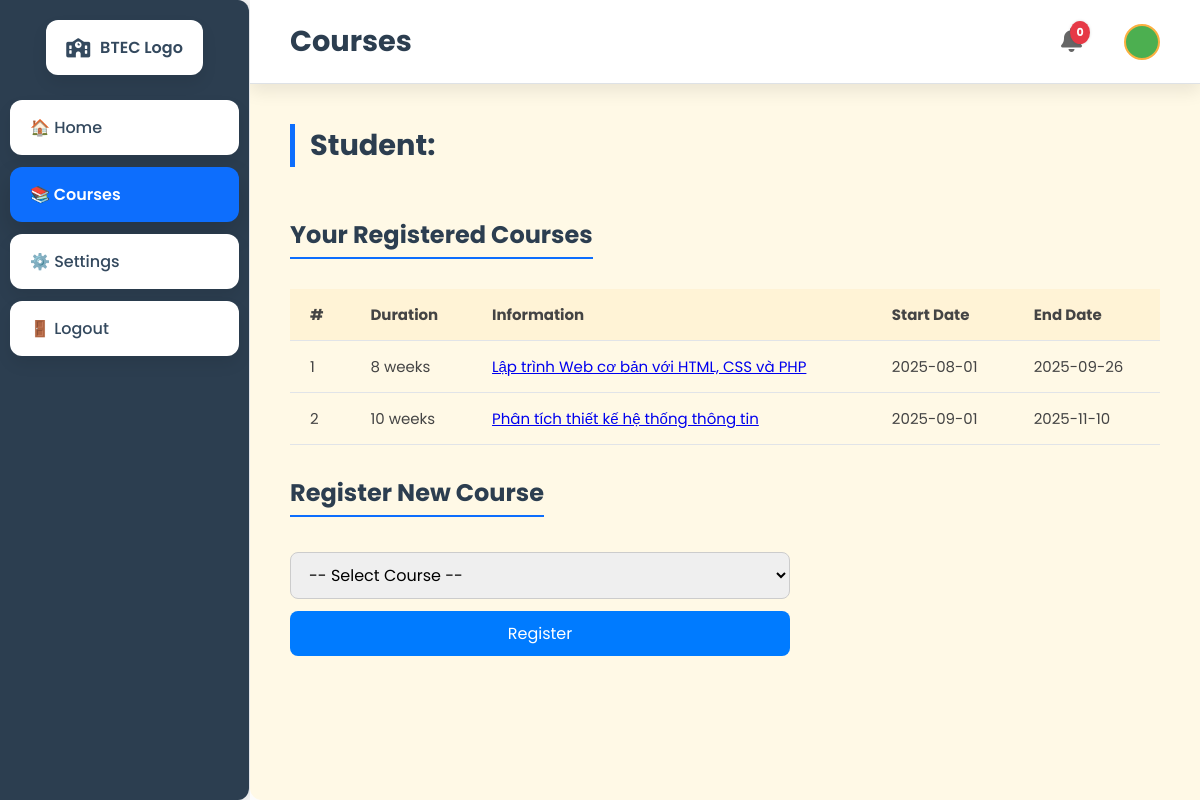
/main/courses.php (signed in), run on the app's committed database.
### tables this page shows
CREATE TABLE `course` (
  `course_id` int(11) NOT NULL,
  `course_duration` varchar(50) DEFAULT NULL,
  `course_information` text DEFAULT NULL,
  `start_date` date DEFAULT NULL,
  `end_date` date DEFAULT NULL,
  `teacher_id` int(11) DEFAULT NULL,
  `description` text DEFAULT NULL
);

### main/courses.php (the view, shortened to what this page needs)
<?php
include '../register/db_connect.php';
$userEmail = $_SESSION['email'];
$userRole = $_SESSION['role'];
$page = 'courses';
?>
<!DOCTYPE html>
<html lang="vi">
<head>
    <link rel="stylesheet" href="https://cdnjs.cloudflare.com/ajax/libs/font-awesome/6.4.0/css/all.min.css">
    <link rel="stylesheet" href="style.css">
    <link rel="stylesheet" href="stylee.css">
</head>
<body>
<div class="container">
    <div class="sidebar">
        <div class="sidebar-logo">
            <i class="fas fa-school"></i>
            <span>BTEC Logo</span>
        </div>
        <a href="main.php?page=home" class="<?= ($page === 'home') ? 'active' : '' ?>">🏠 Home</a>
        <a href="courses.php" class="<?= ($page === 'courses') ? 'active' : '' ?>">📚 Courses</a>
        <a href="settings.php" class="<?= ($page === 'settings') ? 'active' : '' ?>">⚙️ Settings</a>
        <a href="logout.php" class="<?= ($page === 'logout') ? 'active' : '' ?>">🚪 Logout</a>
    </div>
    <div class="main-wrapper">
        <div class="inner-topbar">
            <div class="page-title"> Courses </div>
            <div class="right-icons">
                <div class="icon">
                    <div class="notification-count">0</div>
                </div>
                <div class="avatar"></div>
            </div>
        </div>
        <div class="main-content">
            <?php if ($userRole === 'teacher'): ?>
                <?php
                $query = "SELECT teacher_id, full_name FROM teacher WHERE email = ?";
                $stmt = $conn->prepare($query);
                $stmt->bind_param("s", $userEmail);
                $stmt->execute();
                $result = $stmt->get_result();
                $teacher = $result->fetch_assoc();
                $teacherId = $teacher['teacher_id'];
                $teacherName = $teacher['full_name'];
                $courseQuery = "SELECT * FROM course WHERE teacher_id = $teacherId";
                $courseResult = $conn->query($courseQuery);
                ?>
                <h2>Teacher: <?= htmlspecialchars($teacherName) ?></h2>
                <?php if ($courseResult->num_rows > 0): ?>
                    <table class="course-table">
                        <tr>
                            <th>#</th>
                            <th>Duration</th>
                            <th>Information</th>
                            <th>Start Date</th>
                            <th>End Date</th>
                        </tr>
                        <?php $index = 1; while ($row = $courseResult->fetch_assoc()): ?>
                            <tr>
                                <td><?= $index++ ?></td>
                                <td><?= htmlspecialchars($row['course_duration']) ?></td>
                                <td>
                                    <a href="class.php?course_id=<?= $row['course_id'] ?>">
                                        <?= htmlspecialchars($row['course_information']) ?>
                                    </a>
                                </td>
                                <td><?= htmlspecialchars($row['start_date']) ?></td>
                                <td><?= htmlspecialchars($row['end_date']) ?></td>
                            </tr>
                        <?php endwhile; ?>
                    </table>
                <?php else: ?>
                    <p>You are not in charge of any courses.</p>
                <?php endif; ?>
            <?php elseif ($userRole === 'student'): ?>
                <?php
                $query = "SELECT student_id, full_name FROM student WHERE email = ?";
                $stmt = $conn->prepare($query);
                $stmt->bind_param("s", $userEmail);
                $stmt->execute();
                $result = $stmt->get_result();
                $student = $result->fetch_assoc();
                $studentId = $student['student_id'];
                $studentName = $student['full_name'];
                $courseQuery = "
                    SELECT c.* FROM course c
                    JOIN registration r ON c.course_id = r.course_id
                    WHERE r.student_id = $studentId
                ";
                $courseResult = $conn->query($courseQuery);
                ?>
                <h2>Student: <?= htmlspecialchars($studentName) ?></h2>
                <h3>Your Registered Courses</h3>
                <?php if ($courseResult->num_rows > 0): ?>
                    <table class="course-table">
                        <tr>
                            <th>#</th>
                            <th>Duration</th>
                            <th>Information</th>
                            <th>Start Date</th>
                            <th>End Date</th>
                        </tr>
                        <?php $index = 1; while ($row = $courseResult->fetch_assoc()): ?>
                            <tr>
                                <td><?= $index++ ?></td>
                                <td><?= htmlspecialchars($row['course_duration']) ?></td>
                                <td>
                                    <a href="class.php?course_id=<?= $row['course_id'] ?>">
                                        <?= htmlspecialchars($row['course_information']) ?>
                                    </a>
                                </td>
                                <td><?= htmlspecialchars($row['start_date']) ?></td>
                                <td><?= htmlspecialchars($row['end_date']) ?></td>
                            </tr>
                        <?php endwhile; ?>
                    </table>
                <?php else: ?>
                    <p>You have not registered for any courses yet.</p>
                <?php endif; ?>
                <h3>Register New Course</h3>
                <form method="post" id="registerForm">
                    <select name="register_course_id" id="register_course_id" required onchange="showCourseInfo()">
                        <option value="">-- Select Course --</option>
                    </select>
                    <button type="submit">Register</button>
                </form>
            <?php else: ?>
                <p>Access denied.</p>
            <?php endif; ?>
        </div>
    </div>
</div>
</body>
</html>

### main/style.css (style rules this page uses)
* { box-sizing: border-box; }
body { margin: 0; font-family: 'Segoe UI', Tahoma, Geneva, Verdana, sans-serif; background-color: #f5f7fa; color: #333; height: 100vh; display: flex; flex-direction: column; }
.container { display: flex; height: 100vh; overflow: hidden; }
.sidebar { width: 280px; background-color: #ffffff; padding: 30px 20px; border-right: 1px solid #e1e4e8; display: flex; flex-direction: column; align-items: center; overflow-y: auto; box-shadow: 2px 0 5px rgba(0,0,0,0.05); transition: width 0.3s ease; }
.sidebar a { display: block; padding: 14px 20px; margin: 10px 0; width: 100%; font-size: 16px; color: #444; text-decoration: none; background-color: #f9f9f9; text-align: center; border-radius: 8px; box-shadow: inset 0 0 5px rgba(0,0,0,0.03); transition: background-color 0.3s, box-shadow 0.3s; }
.sidebar a:hover, .sidebar a.active { background-color: #fbb040; color: white; box-shadow: 0 2px 8px rgba(251,176,64,0.5); }
.main-wrapper { flex: 1; display: flex; flex-direction: column; background-color: #fcfcfc; overflow: hidden; }
.inner-topbar { display: flex; justify-content: space-between; align-items: center; padding: 14px 40px; background-color: #ffffff; border-bottom: 1px solid #e1e4e8; box-shadow: 0 1px 4px rgba(0,0,0,0.05); font-size: 16px; font-weight: 600; color: #222; }
.inner-topbar .right-icons { display: flex; align-items: center; gap: 22px; }
.inner-topbar .right-icons .icon { position: relative; font-size: 20px; color: #666; cursor: pointer; transition: color 0.3s; }
.inner-topbar .right-icons .notification-count { position: absolute; top: -6px; right: -8px; background: #e63946; color: white; font-size: 11px; padding: 3px 6px; border-radius: 50%; font-weight: 700; box-shadow: 0 0 3px rgba(0,0,0,0.15); }
.inner-topbar .avatar { width: 36px; height: 36px; border-radius: 50%; background-image: url('https://www.w3schools.com/howto/img_avatar.png'); background-size: cover; background-position: center; margin-left: 20px; border: 2px solid #fbb040; cursor: pointer; transition: box-shadow 0.3s; }
.main-content { flex: 1; padding: 35px 50px; overflow-y: auto; background-color: #fff9e6; border-radius: 0 0 0 12px; }
.main-content h2 { margin-bottom: 25px; font-size: 28px; font-weight: 700; color: #222; }
table.course-table { width: 100%; border-collapse: collapse; margin-top: 15px; font-size: 15px; color: #444; }
table.course-table th, table.course-table td { padding: 14px 20px; border-bottom: 1px solid #e1e4e8; text-align: left; }
table.course-table th { background-color: #fff3d6; font-weight: 700; }
.right-icons { display: flex; align-items: center; gap: 14px; }

### data on the page
course: course_duration "8 weeks", course_information "Lập trình Web cơ bản với HTML, CSS và PHP", start_date "2025-08-01", end_date "2025-09-26"
course: course_duration "10 weeks", course_information "Phân tích thiết kế hệ thống thông tin", start_date "2025-09-01", end_date "2025-11-10"
